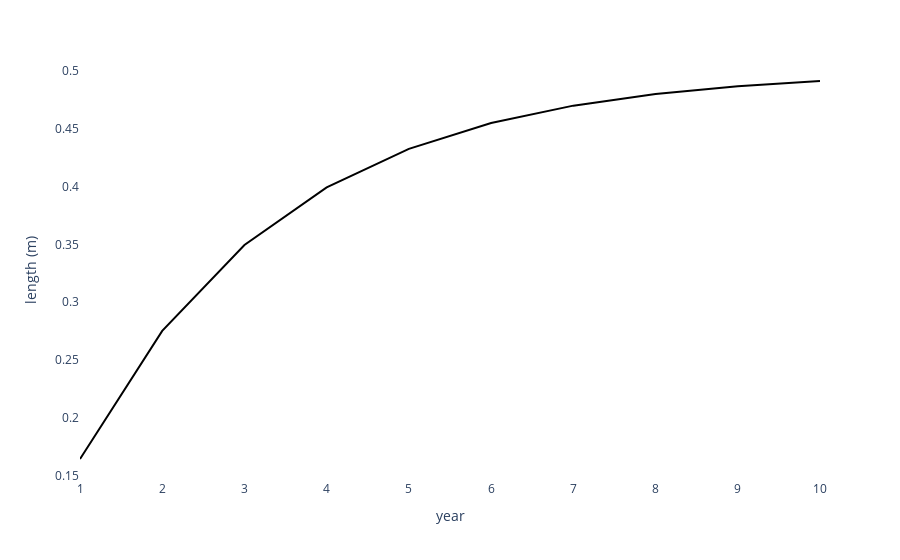

This figure's notebook cell:
### Code cell
L_max = 0.5
K = 0.4
year = np.arange(1, 11, 1)
length = L_max * (1 - np.exp(-K * year))
df = pd.DataFrame(
    np.array([year, length]).T,
    columns=['year', 'length (m)']
)
fig = px.line(df, x='year', y='length (m)')
fig.update_traces(line_color='black', marker=dict(color='black'))
fig.update_layout(plot_bgcolor="rgba(0,0,0,0)")
with open('Fitting/ideal.png', 'wb') as fh:
    fh.write(fig.to_image('png'))
fig

### Figure 1 — Plotly figure (JSON) as saved in the notebook; plotly's stock layout.template omitted (floating-point values rounded to 4 significant figures)
{"data": [{"hovertemplate": "year=%{x}<br>length (m)=%{y}<extra></extra>", "legendgroup": "", "line": {"color": "black", "dash": "solid"}, "marker": {"color": "black", "symbol": "circle"}, "mode": "lines", "name": "", "orientation": "v", "showlegend": false, "type": "scatter", "x": [1, 2, 3, 4, 5, 6, 7, 8, 9, 10], "xaxis": "x", "y": [0.1648, 0.2753, 0.3494, 0.3991, 0.4323, 0.4546, 0.4696, 0.4796, 0.4863, 0.4908], "yaxis": "y"}], "layout": {"legend": {"tracegroupgap": 0}, "margin": {"t": 60}, "plot_bgcolor": "rgba(0,0,0,0)", "xaxis": {"anchor": "y", "domain": [0, 1], "title": {"text": "year"}}, "yaxis": {"anchor": "x", "domain": [0, 1], "title": {"text": "length (m)"}}}}
